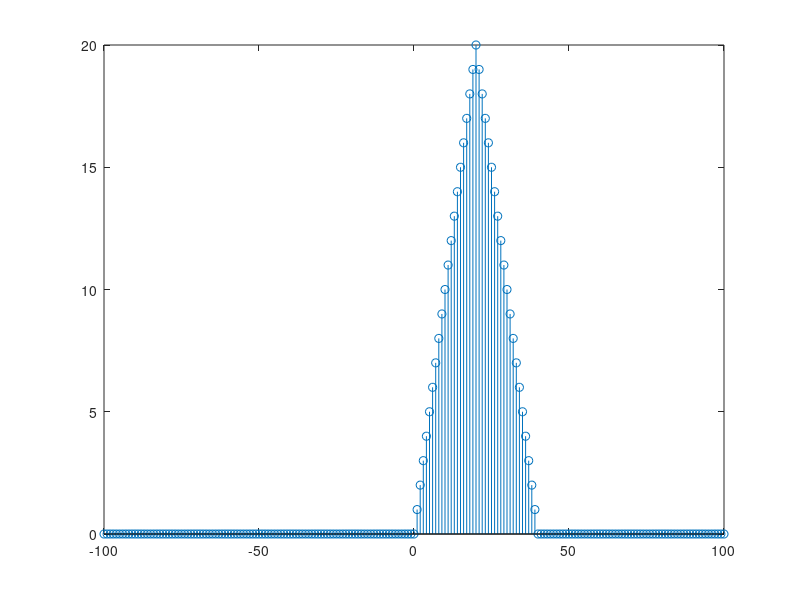
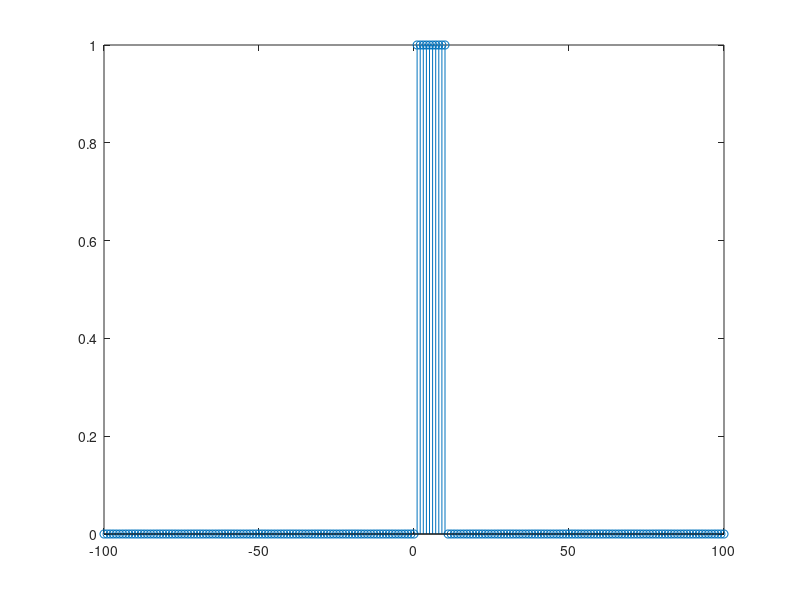
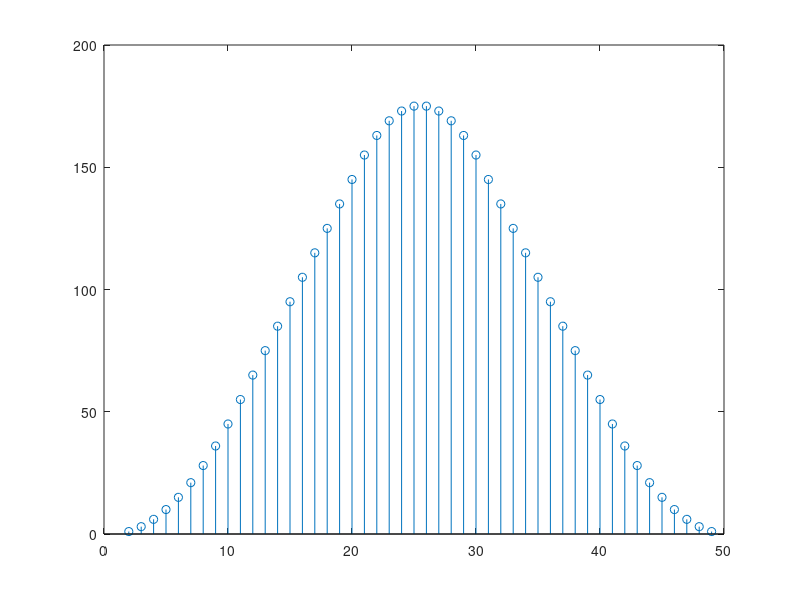
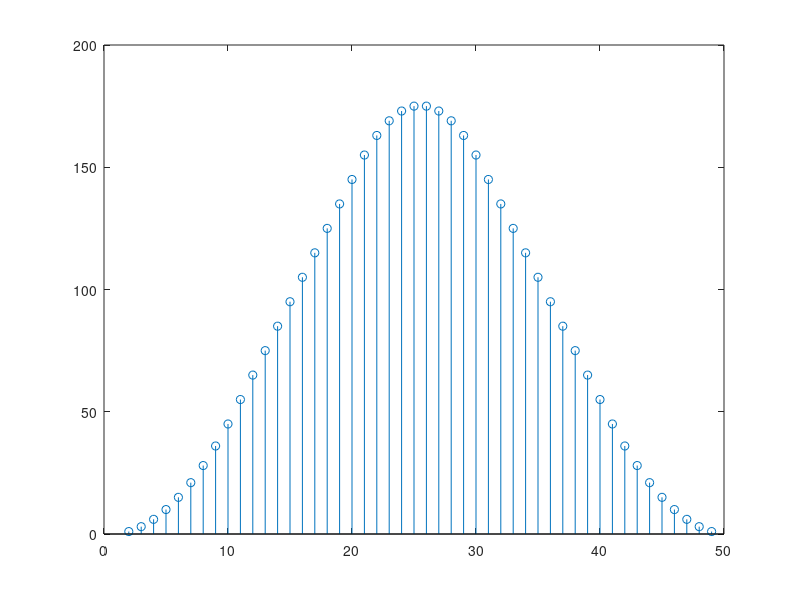

MATLAB code to generate these figures, in order:
clear all; clc;
%%
%(a)

n = -100:1:100;
x1 = 0*(n<=0&n>=40)+n.*(n>=1&n<=20)+(40-n).*(n>=21&n<=39);
%x2 = heaviside(n-11);
unitstep1 = n>=1;
unitstep11 = n>=11;
x2 = unitstep1 - unitstep11;
figure
stem(n,x1);
figure
stem(n,x2);

%%
%(b)

N1 = 1:1:39;
x1 = 0*(N1<=0&N1>=40)+N1.*(N1>=1&N1<=20)+(40-N1).*(N1>=21&N1<=39);
N2 = 1:1:10;
unitstep1 = N2>=1;
unitstep11 = N2>=11;
x2 = unitstep1 - unitstep11;
x1 = transpose(x1);
x2 = transpose(x2);
y = conv(x1,x2);
n = 2:1:49
figure
stem(n,y);

%%
%(c)

%matrix1 = [x1(1), 0, 0, 0, 0, 0, 0, 0, 0, 0;
%           x1(2), x1(1), 0, 0, 0, 0, 0, 0, 0, 0;
%           x1(3), x1(2), x1(1), 0, 0, 0, 0, 0, 0, 0;
%           ]

matrix1 = zeros(48,10);
for i = 1:39
    for j = 1:min(i,10)
        matrix1(i,j) = x1(i-j+1);
    end
end

for i =40:48
    for j = i-38:10
        matrix1(i,j) = x1(39-(j-(i-38)));
    end
end

y = matrix1*x2;
figure
stem(n,y);

%%
%(d)

n = 1:1:3;
x1 = zeros(1,3);
x_extend = zeros(1,10)
for i = n
    x1(1,i) = 0*(i<=0&i>=4)+3^i.*(i>=1&i<=3);
end
x1_extend = [x_extend,x1,x_extend];

n = -9:1:13;
figure
stem(n,x1_extend);

n = 1:1:5;
x2 = zeros(1,5);
for i = n
    x2(1,i) = 0*(i<=0&i>=6)+2^i.*(i>=1&i<=5);
end
x2_extend = [x_extend,x2,x_extend];
n = -9:1:15;
figure
stem(n,x2_extend);


N1 = 1:1:3;
N2 = 1:1:5;
x1 = transpose(x1);
x2 = transpose(x2);
y = conv(x1,x2);
n = 2:1:8;
figure
stem(n,y);


matrix2 = zeros(7,5);
for i = 1:3
    for j = 1:min(i,5)
        matrix2(i,j) = x1(i-j+1);
    end
end

for i =4:7
    for j = i-2:5
        if 3-(j-(i-2))>0
            matrix2(i,j) = x1(3-(j-(i-2)));
        end
    end
end

y = matrix2*x2;
figure
stem(n,y);